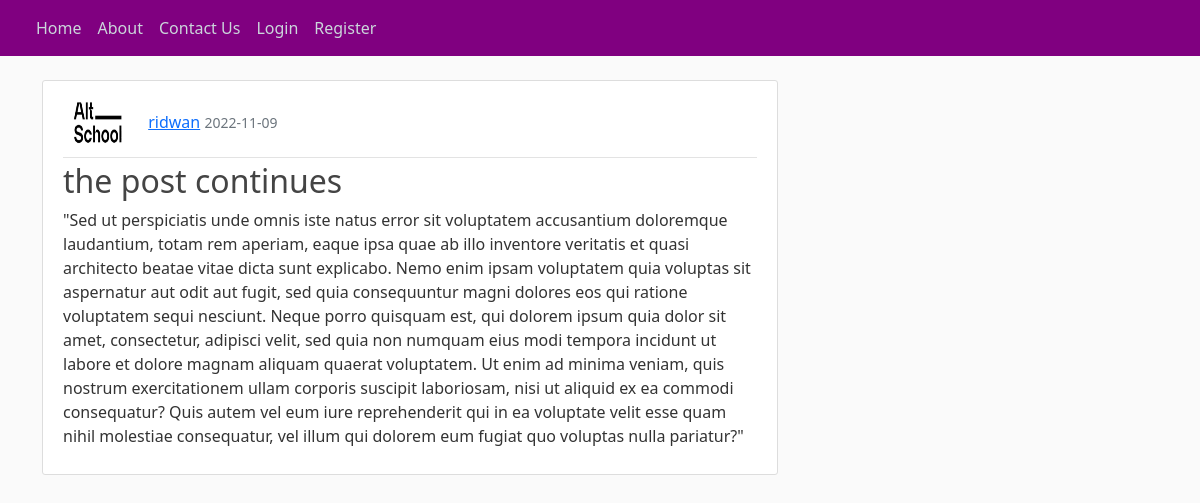
/post/11, run on the app's committed database.
### altschool_blog_project/models.py (models this page shows, shortened)
class User(db.Model,UserMixin):
    __tablename__ = 'user'
    id = db.Column(db.Integer(), primary_key=True)
    username = db.Column(db.String(20), unique=True, nullable = False)
    email = db.Column(db.String(120), unique=True, nullable = False)
    image_file = db.Column(db.String(20), nullable = False, default = 'default.jpeg')
    password = db.Column(db.String(60), nullable = False)
    post = db.relationship('Post', backref = 'author', lazy=True)

class Post(db.Model):
    __tablename__ = 'post'
    id = db.Column(db.Integer(), primary_key=True)
    title = db.Column(db.String(100), nullable = False)
    date_posted = db.Column(db.DateTime, default=datetime.utcnow)
    content = db.Column(db.Text(), nullable = False)
    user_id = db.Column(db.Integer, db.ForeignKey('user.id'), nullable = False)

### altschool_blog_project/routes.py (the view)
@app.route('/post/<int:post_id>', methods=['GET', 'POST'])
def post(post_id):
    post = Post.query.get_or_404(post_id)
    return render_template('post.html', title= post.title, post = post, legend = 'New Post' )

### altschool_blog_project/templates/post.html (shortened to what this page needs)
{% extends "base.html" %}
{% block content %}
    <article class="media content-section">
        <div class="media-body">
        <div class="article-metadata">
            <img class="rounded-circle article-img" src="{{url_for('static', filename='profile_pics/'+post.author.image_file)}}" alt="">
            <a class="mr-2" href="{{url_for('get_user_posts', user_id = post.user_id)}}">{{ post.author.username }}</a>
            <small class="text-muted">{{ post.date_posted.strftime('%Y-%m-%d ') }}</small>
        </div>
        <h2 class="article title"> {{ post.title }} </h2>
        <p class="article-content">{{ post.content }}</p>
        </div>
    </article>
{% endblock content %}

### altschool_blog_project/static/main.css (style rules this page uses)
body { background: #fafafa; color: #333333; margin-top: 5rem; }
h1, h2, h3, h4, h5, h6 { color: #444444; }
.content-section { background: #ffffff; padding: 10px 20px; border: 1px solid #dddddd; border-radius: 3px; margin-bottom: 20px; }
.article-content { white-space: pre-line; }
.article-img { height: 65px; width: 65px; margin-right: 16px; }
.article-metadata { padding-bottom: 1px; margin-bottom: 4px; border-bottom: 1px solid #e3e3e3 }

### data on the page
User: image_file (placeholder picture), author.username "ridwan"
Post: date_posted "2022-11-09", title "the post continues", content "\"Sed ut perspiciatis unde omnis iste natus error sit voluptatem accusantium doloremque laudantium, totam rem aperiam, eaque ipsa quae ab illo inventore veritatis et quasi architecto beatae vitae dicta sunt explicabo. Nemo enim ipsam voluptatem quia voluptas sit aspernatur aut odit aut fugit, sed quia consequuntur magni dolores eos qui ratione voluptatem sequi nesciunt. Neque porro quisquam est, qui dolorem ipsum quia dolor sit amet, consectetur, adipisci velit, sed quia non numquam eius modi tempora incidunt ut labore et dolore magnam aliquam quaerat voluptatem. Ut enim ad minima veniam, quis nostrum exercitationem ullam corporis suscipit laboriosam, nisi ut aliquid ex ea commodi…"
